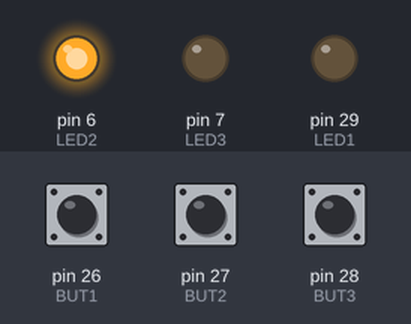
Bench run of a sketch on a simulated Arduino Mega 2560, built with avr-gcc and run on an emulated ATmega2560. On the bench: output pins drawn as LEDs (lit = HIGH). The inputs (shaded band) are chosen by the test bench; at power-on: pin 26 (BUT1) HIGH, pin 28 (BUT3) HIGH, pin 27 (BUT2) HIGH.

Above: at 1.2 s.
1.3 s: pin 26 (BUT1) pulled LOW for 1 s
At 3.2 s:
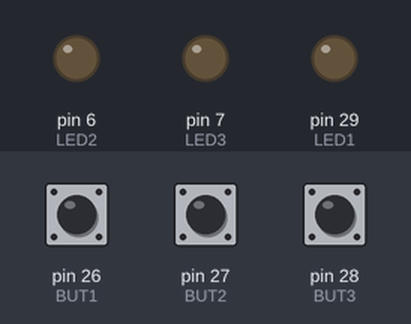
3.8 s: pin 28 (BUT3) pulled LOW for 1 s
At 4.71 s:
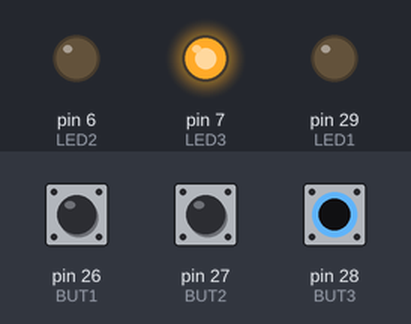
6.3 s: pin 28 (BUT3) pulled LOW for 3.2 s
At 9.8 s:
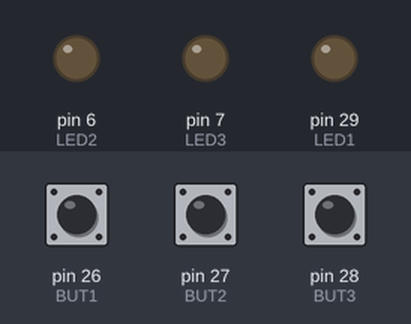
11.0 s: pin 26 (BUT1) pulled LOW for 3.2 s
At 12.1 s:
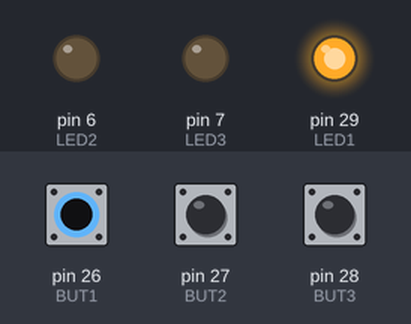
15.7 s: pin 26 (BUT1) driven LOW and pin 28 (BUT3) driven LOW
At 17.3 s:
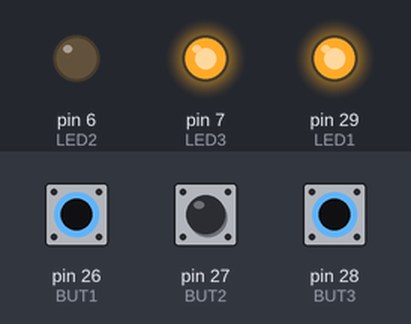
18.0 s: pin 27 (BUT2) pulled LOW for 0.15 s
At 18.7 s:
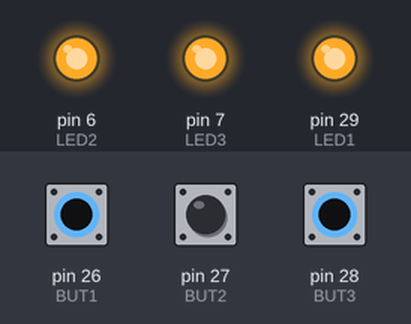
Timing chart, 0 to 21.6 s (numbered marks = the images above; inputs shaded):
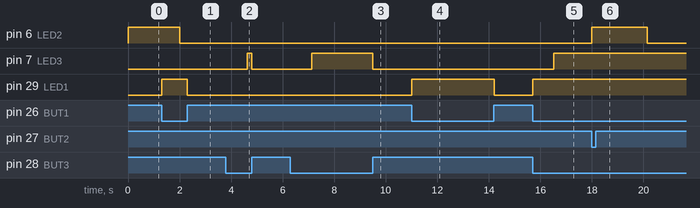

The sketch:

sketch.ino
```cpp
// Pin assignments based on schematic
const int BUT1 = 26; // GPIO26
const int BUT2 = 27; // GPIO27
const int BUT3 = 28; // GPIO28

const int LED1 = 29; // GPIO29
const int LED2 = 6;  // GPIO6
const int LED3 = 7;  // GPIO7

long but1time;
long but2time;
long but3time = 0;

void setup() {
  // Buttons as inputs with pull-up resistors
  pinMode(BUT1, INPUT_PULLUP);
  pinMode(BUT2, INPUT_PULLUP);
  pinMode(BUT3, INPUT_PULLUP);

  // LEDs as outputs
  pinMode(LED1, OUTPUT);
  pinMode(LED2, OUTPUT);
  pinMode(LED3, OUTPUT);
}

void loop() {
  if (digitalRead(BUT1) == LOW) {
    but1time = millis();
    digitalWrite(LED1, HIGH);
  } else {
    digitalWrite(LED1, LOW);
  }

  if (digitalRead(BUT2) == LOW) {
    but2time = millis();
  }

  if (abs(but2time - but1time) <= 2000) {
    digitalWrite(LED2, HIGH);
  } else {
    digitalWrite(LED2, LOW);
  }

  if (digitalRead(BUT3) == LOW) {
    but3time++;
  } else {
    but3time = 0;
  }

  if (but3time >= 800) {
    digitalWrite(LED3, HIGH);
  } else {
    digitalWrite(LED3, LOW);
  }

  delay(1); // smooth looping
}
```

Measured:
- after the input at 1.3 s, pin 6 (LED2): HIGH → LOW after 0.70 s; pin 29 (LED1): LOW → HIGH at once, → LOW 1.0 s later
- after the input at 3.8 s, pin 7 (LED3): LOW → HIGH after 0.83 s, → LOW 0.17 s later
- after the input at 6.3 s, pin 7 (LED3): LOW → HIGH after 0.83 s, → LOW 2.4 s later
- after the input at 11.0 s, pin 29 (LED1): LOW → HIGH at once, → LOW 3.2 s later
- after the input at 15.7 s, pin 7 (LED3): LOW → HIGH after 0.83 s; pin 29 (LED1): LOW → HIGH at once
- after the input at 18.0 s, pin 6 (LED2): LOW → HIGH at once, → LOW 2.1 s later
